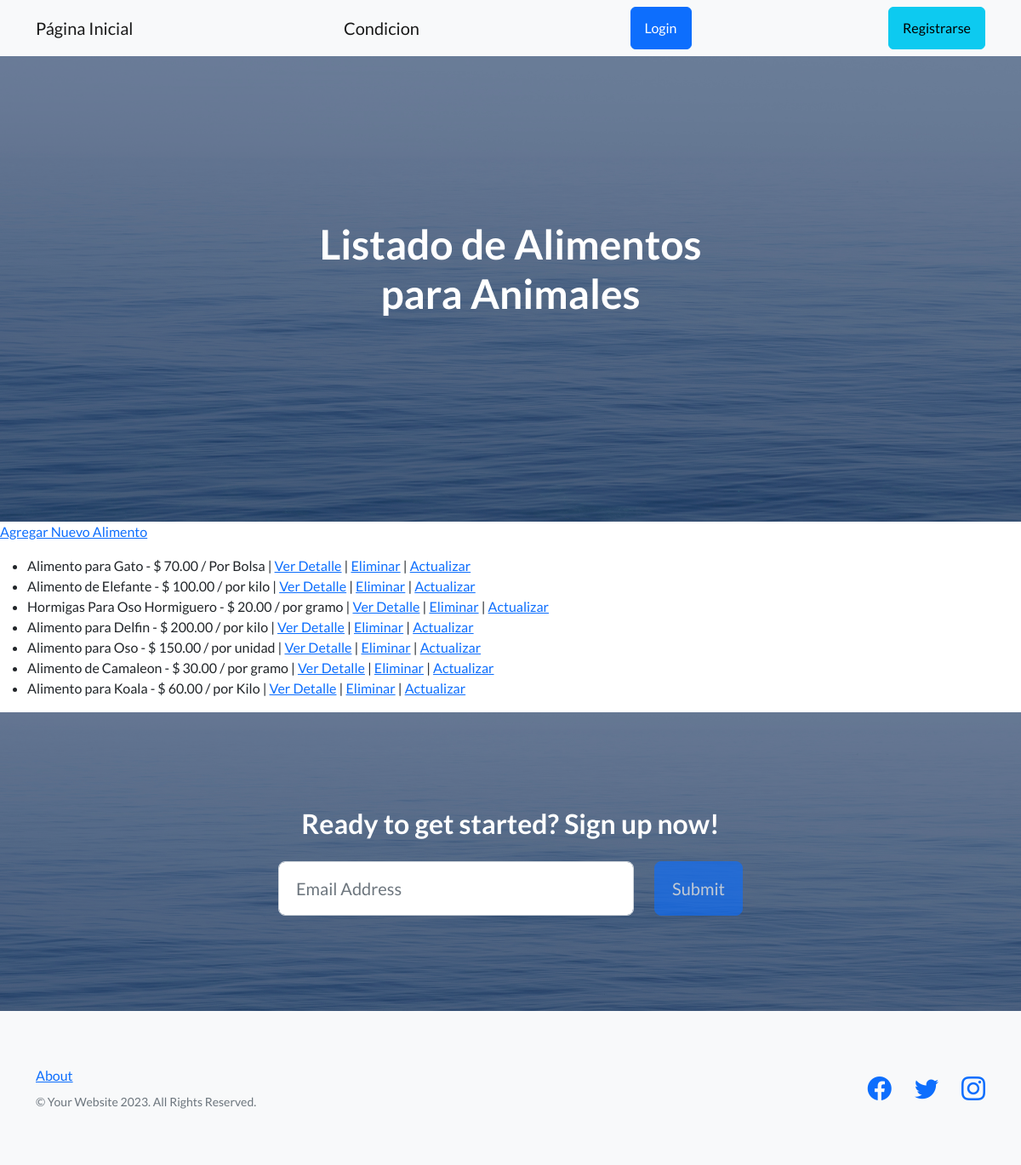
Screenshot of /precios/ with the database file from the repository.
### precios/models.py (models this page shows)
class Alimento(models.Model):
    nombre = models.CharField(max_length=100)
    precio = models.DecimalField(max_digits=10, decimal_places=2)
    unidad = models.CharField(max_length=30)
    descripcion = models.CharField(max_length=200)
    def __str__(self):
        return f"{self.nombre} - $ {self.precio} / {self.unidad}" #|| {self.descripcion}"

### precios/views.py (the view)
# urls.py: path('', views.Alimentos.as_view(), name='lista_precios'),
class Alimentos(ListView):
    model = Alimento
    template_name = "lista_precios.html"
    context_object_name = 'alimentos'

### templates/lista_precios.html (shortened to what this page needs)
{% extends "main_template.html" %}
{% block texto_principal %}
     Listado de Alimentos para Animales
{% endblock texto_principal %}
{% block main_content %}
<p><a href="{% url 'precios:crear_alimento' %}">Agregar Nuevo Alimento</a></p>
{% if alimentos %}
    <ul>
     {% for alimento in alimentos %}
        <li>
            {{alimento}}
            | <a href="{% url 'precios:ver_alimento' alimento.id %}">Ver Detalle</a>
            | <a href="{% url 'precios:eliminar_alimento' alimento.id %}">Eliminar</a>
            | <a href="{% url 'precios:actualizar_alimento' alimento.id %}">Actualizar</a>
        </li>
     {% endfor %}
    </ul>
{% else %}
    <p>No hay alimentos registrados registrados.</p>
{% endif %}
{% endblock main_content %}

### rows the page displays
Alimento: nombre+precio+unidad "Alimento para Gato - $ 70.00 / Por Bolsa"
Alimento: nombre+precio+unidad "Alimento de Elefante - $ 100.00 / por kilo"
Alimento: nombre+precio+unidad "Hormigas Para Oso Hormiguero - $ 20.00 / por gramo"
Alimento: nombre+precio+unidad "Alimento para Delfin - $ 200.00 / por kilo"
Alimento: nombre+precio+unidad "Alimento para Oso - $ 150.00 / por unidad"
Alimento: nombre+precio+unidad "Alimento de Camaleon - $ 30.00 / por gramo"
Alimento: nombre+precio+unidad "Alimento para Koala - $ 60.00 / por Kilo"
